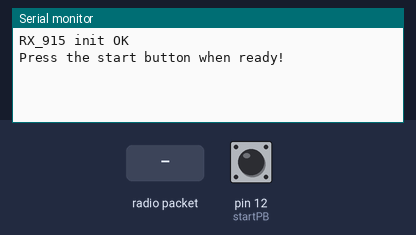
A sketch run on a simulated Arduino Uno, built with avr-gcc and run on an emulated ATmega328P. Shown: the last lines printed to the serial monitor. Inputs (shaded band) come from the test bench; at power-on: pin 12 (startPB) HIGH. No radio packets arrive unless stated.

Above: at 2.2 s.
2.3 s: pin 12 (startPB) pulled LOW for 0.15 s
At 3.5 s:
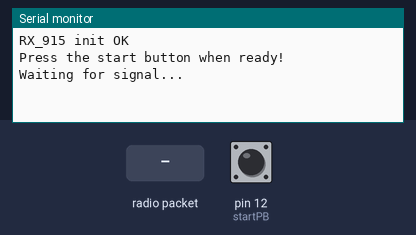
3.9 s: radio packet "1" arrives
At 4.6 s:
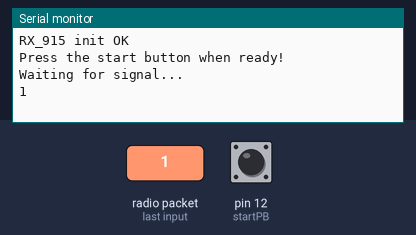
5.4 s: radio packet "0" arrives
At 5.8 s:
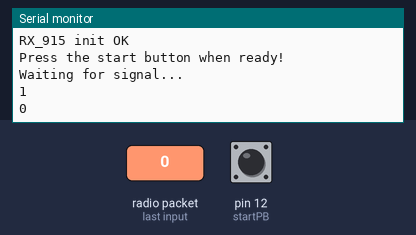

Measured:
- after the input at 2.3 s, the serial monitor: prints a new line at once (image 1)
- after the input at 3.9 s, the serial monitor: prints a new line at once (image 2)
- after the input at 5.4 s, the serial monitor: prints a new line at once (image 3)

The sketch:

RX_915.ino
```cpp
// TELEMETRY_DATA_RX
// -*- mode: C++ -*-
// RH_RF95 class does not provide for addressing or
// reliability, so you should only use RH_RF95 if you do not need the higher
// level messaging abilities.

#include <RH_RF95.h>

// radio featherWing - 915 MHz
#define RFM95_RST         11   // "A"
#define RFM95_915_CS      10   // "B"
#define RFM95_915_INT     6    // "D"
#define RF95_915_FREQ     915.0
RH_RF95 rf95_915(RFM95_915_CS, RFM95_915_INT);

#define startPB   12
#define do_sendSignal true              // Sends start signals to TX
uint8_t buf[RH_RF95_MAX_MESSAGE_LEN];
uint8_t len = sizeof(buf);
const int packetSize = 100;
char radioPacket[packetSize];


void setup()  {
  pinMode(startPB, INPUT_PULLUP);
  pinMode(RFM95_RST, OUTPUT);
  digitalWrite(RFM95_RST, HIGH);

  Serial.begin(115200);

  while(!Serial)  {
    delay(100);
  }

  // manual reset
  digitalWrite(RFM95_RST, LOW);
  delay(100);
  digitalWrite(RFM95_RST, HIGH);
  delay(100);

  if (!rf95_915.init() || !rf95_915.setFrequency(RF95_915_FREQ)) {
    Serial.println("RX_915 init failed");
    while(1);
  }
  rf95_915.setTxPower(23, false);
  Serial.println("RX_915 init OK");
  delay(1000);

  #if do_sendSignal
    systemStart();
  #endif
} // END SETUP


void loop()  {
  if (rf95_915.available())   {
    if (rf95_915.recv(buf, &len))   {
      sprintf(radioPacket, "1,%s,%d", (char*)buf,rf95_915.lastRssi());
      Serial.println(radioPacket);
    }
  }
}


void systemStart()  {
  String dataString;
  unsigned long timeNow, timeLast = 0;

  // waits for input from user to begin initialization
  Serial.println("Press the start button when ready!");
  while(digitalRead(startPB) == 1) {
    delay(100);
  }
  Serial.println("Waiting for signal...");


  // ------------------ INITIALIZE TX_915 ----------------------
  // Sends start signals to TX_915 until we get a reply
  while (!rf95_915.available())  {
    if ((timeNow = millis()) - timeLast >= 1000)  {
      sendMsg("BEGIN STARTUP TX_915");
      timeLast = timeNow;
    }
  }
  // waits until all TX_915 systems have been verified
  while (dataString != "Ready to Start")  {
    if (rf95_915.available())   {
      if (rf95_915.recv(buf, &len))   {
        dataString = String((char*)buf);
        Serial.println(dataString);
      }
    }
  }


  // Wait for user input to start systems
  Serial.println("Press the start button when go for launch!");
  while(digitalRead(startPB) == 1) {
    if (rf95_915.available()) {
      if (rf95_915.recv(buf, &len)) {
        sprintf(radioPacket, "%s,%d", (char*)buf,rf95_915.lastRssi());
        Serial.println(radioPacket);
      }
    }
  }
  Serial.println("Sending Start Signal...");


  // ------------------ START TX_915 ----------------------
  // Sends start signals to TX_915 until we get a reply
  while (!rf95_915.available())  {
    timeNow = millis();
    if ((timeNow - timeLast) >= 1000) {
      sendMsg("TX_915 GO FOR LAUNCH");
      timeLast = timeNow;
    }
  }

  Serial.println("SYSTEM STARTING");
}


// _______________________________________________________________________________________
//                        *** RADIO STRING MESSAGE FUNCTION ***
// _______________________________________________________________________________________
void sendMsg(String dataString) {
  strncpy(radioPacket, dataString.c_str(), sizeof(radioPacket));
  rf95_915.send((uint8_t *)radioPacket, packetSize);
}
```
